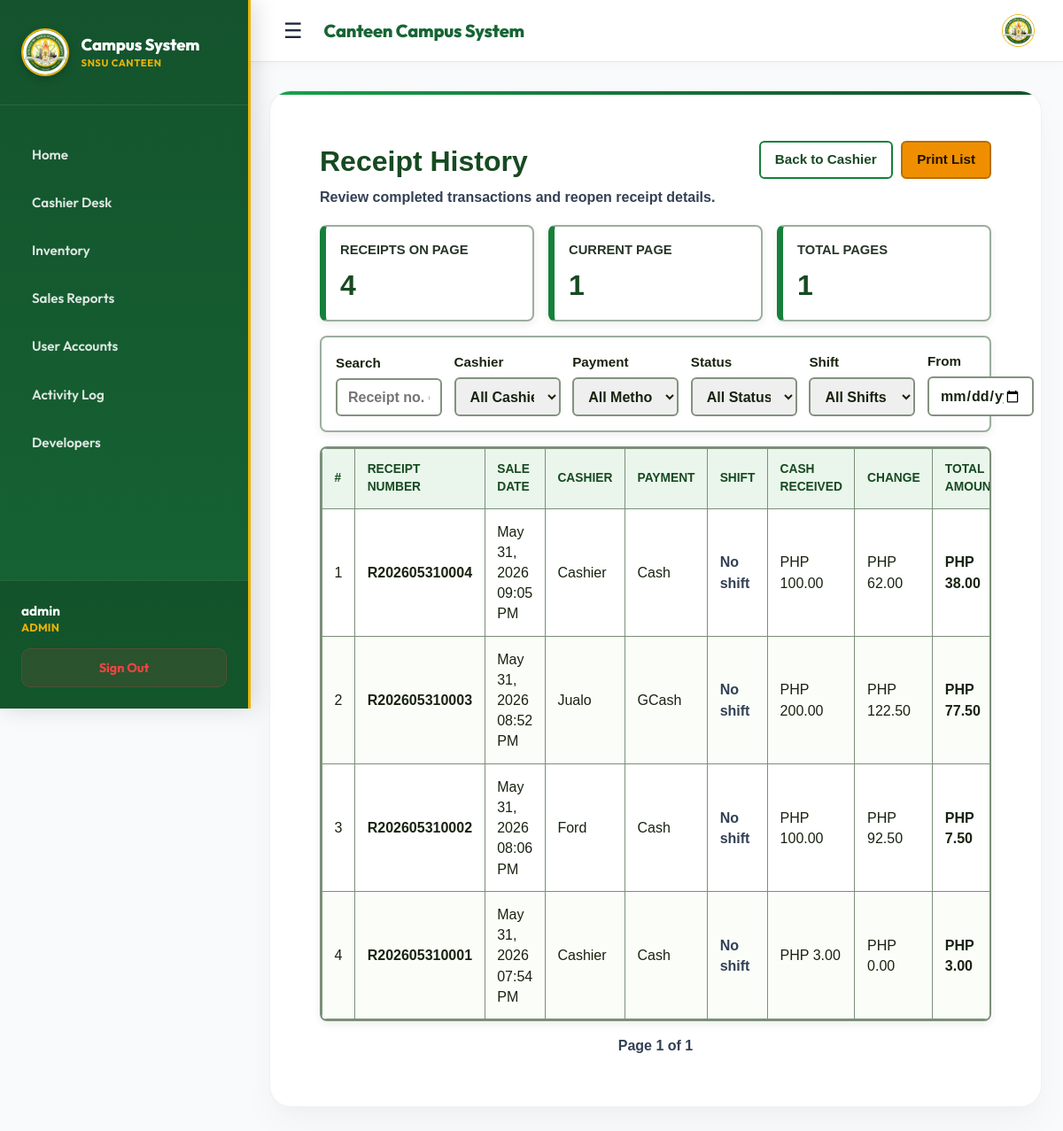
The page /cashier/receipt-history/ (signed in) on the database its author committed.
### cashier/models.py (models this page shows, shortened)
class Receipt(models.Model):
    sale = models.OneToOneField(Sale, on_delete=models.CASCADE, related_name='receipt')
    receipt_number = models.CharField(max_length=20, unique=True)
    cashier_name = models.CharField(max_length=100, default='Cashier')
    payment_method = models.CharField(max_length=50, default='Cash')
    cash_received = models.DecimalField(max_digits=10, decimal_places=2, default=0)
    change_amount = models.DecimalField(max_digits=10, decimal_places=2, default=0)
    created_at = models.DateTimeField(auto_now_add=True)

class Sale(models.Model):
    created_at = models.DateTimeField(auto_now_add=True)
    total_amount = models.DecimalField(max_digits=10, decimal_places=2)
    is_voided = models.BooleanField(default=False)
    void_reason = models.CharField(max_length=255, blank=True)
    voided_at = models.DateTimeField(null=True, blank=True)
    voided_by = models.ForeignKey(
        settings.AUTH_USER_MODEL,
        on_delete=models.SET_NULL,
        null=True,
        blank=True,
        related_name='voided_sales',
    )
    shift = models.ForeignKey(
        CashierShift,
        on_delete=models.SET_NULL,
        null=True,
        blank=True,
        related_name='sales',
    )

### accounts/decorators.py (the view, shortened to what this page needs)
    def _wrapped_view(request, *args, **kwargs):
        if not request.user.is_authenticated:
            return redirect(f'/accounts/login/?next={request.path}')
        role = 'cashier'
        if hasattr(request.user, 'profile'):
            role = request.user.profile.role
        return view_func(request, *args, **kwargs)

### inventory/context_processors.py (called while the page is built)
def stock_alerts(request):
    if not getattr(request, 'user', None) or not request.user.is_authenticated:
        return {}
    low_stock_count = InventoryItem.objects.filter(
        quantity_in_stock__lte=F('minimum_stock_level'),
        quantity_in_stock__gt=0,
    ).count()
    out_of_stock_count = InventoryItem.objects.filter(quantity_in_stock=0).count()
    return {
        'global_low_stock_count': low_stock_count,
        'global_out_of_stock_count': out_of_stock_count,
        'global_stock_alert_count': low_stock_count + out_of_stock_count,
    }

### cashier/templates/cashier/receipt_history.html (shortened to what this page needs)
{% extends 'base.html' %}
{% block content %}
<div class="inventory-page">
    <div class="inventory-header">
        <div>
            <h2 class="inventory-title">Receipt History</h2>
            <p class="inventory-subtitle">Review completed transactions and reopen receipt details.</p>
        </div>
        <div class="inventory-actions">
            <a href="{% url 'cashier' %}" class="btn btn-muted">Back to Cashier</a>
            <button type="button" class="btn btn-primary" onclick="window.print()">Print List</button>
        </div>
    </div>
    <div class="summary-row receipt-summary">
        <div class="summary-card">
            <div class="summary-label">Receipts on Page</div>
            <div class="summary-value">{{ page_obj.object_list|length }}</div>
        </div>
        <div class="summary-card">
            <div class="summary-label">Current Page</div>
            <div class="summary-value">{{ page_obj.number }}</div>
        </div>
        <div class="summary-card">
            <div class="summary-label">Total Pages</div>
            <div class="summary-value">{{ page_obj.paginator.num_pages }}</div>
        </div>
    </div>
    <div class="filter-panel screen-only">
        <form method="get" class="receipt-filter-form">
            <div class="filter-field">
                <label for="search">Search</label>
                <input id="search" type="text" name="search" value="{{ search_query }}" placeholder="Receipt no. or cashier">
            </div>
            <div class="filter-field">
                <label for="cashier">Cashier</label>
                <select id="cashier" name="cashier">
                    <option value="">All Cashiers</option>
                </select>
            </div>
            <div class="filter-field">
                <label for="payment_method">Payment</label>
                <select id="payment_method" name="payment_method">
                    <option value="">All Methods</option>
                </select>
            </div>
            <div class="filter-field">
                <label for="status">Status</label>
                <select id="status" name="status">
                    <option value="">All Statuses</option>
                </select>
            </div>
            <div class="filter-field">
                <label for="shift">Shift</label>
                <select id="shift" name="shift">
                    <option value="">All Shifts</option>
                </select>
            </div>
            <div class="filter-field">
                <label for="date_from">From</label>
                <input id="date_from" type="date" name="date_from" value="{{ date_from }}">
            </div>
        </form>
    </div>
    <div class="inventory-table-wrap">
        <table class="inventory-table receipt-history-table">
            <thead>
                <tr>
                    <th>#</th>
                    <th>Receipt Number</th>
                    <th>Sale Date</th>
                    <th>Cashier</th>
                    <th>Payment</th>
                    <th>Shift</th>
                    <th>Cash Received</th>
                    <th>Change</th>
                    <th>Total Amount</th>
                </tr>
            </thead>
            <tbody>
                {% for receipt in page_obj.object_list %}
                    <tr class="{% if receipt.sale.is_voided %}voided-row{% endif %}">
                        <td>{{ forloop.counter0|add:page_obj.start_index }}</td>
                        <td><strong>{{ receipt.receipt_number }}</strong></td>
                        <td>{{ receipt.created_at|date:"M d, Y h:i A" }}</td>
                        <td>{{ receipt.cashier_name }}</td>
                        <td>{{ receipt.payment_method }}</td>
                        <td>
                            {% if receipt.sale.shift %}
                                {{ receipt.sale.shift.cashier_name }}<br>
                                <span class="muted">{{ receipt.sale.shift.started_at|date:"M d, h:i A" }}</span>
                            {% else %}
                                <span class="muted">No shift</span>
                            {% endif %}
                        </td>
                        <td>PHP {{ receipt.cash_received|floatformat:2 }}</td>
                        <td>PHP {{ receipt.change_amount|floatformat:2 }}</td>
                        <td class="strong-value">PHP {{ receipt.sale.total_amount|floatformat:2 }}</td>
                    </tr>
                {% empty %}
                    <tr>
                        <td colspan="12" class="empty-state">No receipts found.</td>
                    </tr>
                {% endfor %}
            </tbody>
        </table>
    </div>
    <div class="receipt-pagination screen-only">
        <span>Page {{ page_obj.number }} of {{ page_obj.paginator.num_pages }}</span>
    </div>
</div>
{% endblock %}

### templates/base.html (shortened to what this page needs)
{% load static %}
<!DOCTYPE html>
<html>
<head>
</head>
<body>
    <div class="app-layout">
        {% if user.is_authenticated %}
        <aside class="app-sidebar" id="appSidebar">
            <div class="sidebar-brand">
                <img src="{% static 'core/images/snsu_logo.jpg' %}" alt="SNSU Logo" class="sidebar-logo">
                <div>
                    <div class="sidebar-brand-name">Campus System</div>
                    <div class="sidebar-brand-tagline">SNSU Canteen</div>
                </div>
            </div>
            <nav class="sidebar-menu">
                <a href="/" class="sidebar-link" id="link-home">
                    Home
                </a>
                {% if user.is_staff or user.is_superuser or user.profile.role == 'admin' %}
                <a href="/cashier/" class="sidebar-link" id="link-cashier">
                    Cashier Desk
                </a>
                <a href="/inventory/" class="sidebar-link" id="link-inventory">
                    Inventory
                </a>
                <a href="/cashier/reports/history/" class="sidebar-link" id="link-reports">
                    Sales Reports
                </a>
                <a href="/accounts/manage/" class="sidebar-link" id="link-users">
                    User Accounts
                </a>
                <a href="/activity/" class="sidebar-link" id="link-activity">
                    Activity Log
                </a>
                {% else %}
                <a href="/cashier/" class="sidebar-link" id="link-cashier">
                    Cashier Desk
                </a>
                {% endif %}
                <a href="/developers/" class="sidebar-link" id="link-developers">
                    Developers
                </a>
            </nav>
            <div class="sidebar-footer">
                <div class="sidebar-user">
                    <span class="sidebar-username">{{ user.username }}</span>
                    <span class="sidebar-role">{% if user.is_staff or user.is_superuser or user.profile.role == 'admin' %}Admin{% elif user.profile.role == 'monitor' %}Monitor{% else %}Cashier{% endif %}</span>
                </div>
                <a href="{% url 'logout' %}" class="sidebar-logout-btn">
                    Sign Out
                </a>
            </div>
        </aside>
        {% endif %}
        <div class="main-layout-container" style="{% if not user.is_authenticated %}margin-left: 0; background: #eef5ef;{% endif %}">
            {% if user.is_authenticated %}
            <header class="app-top-bar screen-only">
                <button type="button" class="sidebar-toggle" onclick="toggleSidebar()">
                    ☰
                </button>
                <div class="top-bar-title">Canteen Campus System</div>
                <img src="{% static 'core/images/snsu_logo.jpg' %}" alt="SNSU Logo" style="width: 35px; height: 35px; border-radius: 50%; object-fit: cover; border: 1.5px solid #eab308; margin-left: auto;">
            </header>
            {% endif %}
            <main style="{% if not user.is_authenticated %}max-width: 500px; padding: 2rem 1.5rem;{% endif %}">
                {% block page_shell_start %}<div class="page-shell">{% endblock %}
                    {% block content %}
                    {% endblock %}
                {% block page_shell_end %}</div>{% endblock %}
            </main>
        </div>
    </div>
</body>
</html>

### templates/base.html (style rules this page uses)
body { margin: 0; background: #f8fafc; color: #1e293b; font-family: 'Outfit', sans-serif; min-height: 100vh; }
main { max-width: 1280px; margin: 0 auto; padding: 2rem 1.5rem 3rem; width: 100%; box-sizing: border-box; }
.app-layout { display: flex; min-height: 100vh; min-width: 0; width: 100%; position: relative; }
.app-sidebar { width: 280px; height: 100vh; background: linear-gradient(180deg, #14532d 0%, #166534 100%); color: #ffffff; position: fixed; top: 0; left: 0; display: flex; flex-direction: column; z-index: 100; transition: transform 0.3s cubic-bezier(0.4, 0, 0.2, 1); box-shadow: 4px 0 25px rgba(0,0,0,0.15); border-right: 3px solid #eab308; }
.main-layout-container { flex-grow: 1; margin-left: 280px; transition: margin-left 0.3s cubic-bezier(0.4, 0, 0.2, 1); display: flex; flex-direction: column; min-height: 100vh; min-width: 0; width: 100%; }
.sidebar-brand { padding: 2rem 1.5rem; display: flex; align-items: center; gap: 0.85rem; border-bottom: 1px solid rgba(255,255,255,0.1); }
.sidebar-logo { width: 50px; height: 50px; border-radius: 50%; object-fit: cover; border: 2px solid #eab308; box-shadow: 0 4px 8px rgba(0,0,0,0.2); }
.sidebar-brand-name { font-size: 1.15rem; font-weight: 800; color: #ffffff; line-height: 1.2; letter-spacing: -0.01em; }
.sidebar-brand-tagline { font-size: 0.7rem; color: #eab308; font-weight: 700; text-transform: uppercase; letter-spacing: 0.05em; margin-top: 0.15rem; }
.sidebar-menu { flex-grow: 1; padding: 2rem 1rem; display: flex; flex-direction: column; gap: 0.5rem; overflow-y: auto; }
.sidebar-link { display: flex; align-items: center; gap: 1rem; color: rgba(255,255,255,0.85); text-decoration: none; font-weight: 600; padding: 0.85rem 1.25rem; border-radius: 12px; transition: all 0.25s ease; font-size: 0.95rem; }
.sidebar-footer { padding: 1.5rem; background: rgba(0,0,0,0.15); border-top: 1px solid rgba(255,255,255,0.1); display: flex; flex-direction: column; gap: 1rem; }
.sidebar-user { display: flex; flex-direction: column; }
.sidebar-username { font-weight: 700; font-size: 0.95rem; color: #ffffff; }
.sidebar-role { font-size: 0.78rem; color: #eab308; font-weight: 700; text-transform: uppercase; margin-top: 0.15rem; letter-spacing: 0.02em; }
.sidebar-logout-btn { display: flex; align-items: center; justify-content: center; gap: 0.5rem; background: rgba(239, 68, 68, 0.1); color: #ef4444; border: 1px solid rgba(239, 68, 68, 0.2); font-weight: 700; padding: 0.75rem; border-radius: 10px; text-decoration: none; text-align: center; transition: all 0.25s ease; font-size: 0.9rem; }
.app-top-bar { height: 70px; background: #ffffff; border-bottom: 1px solid #e2e8f0; display: flex; align-items: center; padding: 0 2rem; position: sticky; top: 0; z-index: 80; box-shadow: 0 4px 12px rgba(0,0,0,0.02); box-sizing: border-box; }
.sidebar-toggle { background: none; border: none; color: #1e293b; font-size: 1.5rem; cursor: pointer; padding: 0.5rem; display: flex; align-items: center; justify-content: center; border-radius: 8px; transition: background-color 0.2s; }
.top-bar-title { font-size: 1.25rem; font-weight: 800; color: #166534; margin-left: 1rem; letter-spacing: -0.01em; }
.page-shell { background: rgba(255, 255, 255, 0.95); backdrop-filter: blur(20px); border-radius: 24px; box-shadow: 0 20px 40px rgba(0, 0, 0, 0.03), 0 8px 16px rgba(0, 0, 0, 0.02), inset 0 1px 0 rgba(255, 255, 255, 0.8); padding: 2.5rem; border: 1px solid rgba(229, 231, 235, 0.6); position: relative; overflow: hidden; box-sizing: border-box; }
.page-shell::before { content: ''; position: absolute; top: 0; left: 0; right: 0; height: 4px; background: linear-gradient(90deg, #16a34a, #15803d, #166534, #14532d); border-radius: 24px 24px 0 0; }
.btn-primary { background: linear-gradient(135deg, #3b82f6 0%, #1d4ed8 100%); color: #fff; }

### cashier/templates/cashier/receipt_history.html (style rules this page uses)
.receipt-summary { grid-template-columns: repeat(3, minmax(0, 1fr)); }
.receipt-pagination { align-items: center; color: #334155; display: flex; font-weight: 800; gap: 0.75rem; justify-content: center; margin-top: 1rem; }
.receipt-filter-form { align-items: end; display: grid; gap: 0.85rem; grid-template-columns: repeat(9, minmax(120px, 1fr)) auto auto; }

### rows shown on the page
Receipt: receipt_number "R202605310004", created_at "May 31, 2026 09:05 PM", cashier_name "Cashier", payment_method "Cash", shows "No shift", cash_received "100.00", change_amount "62.00", sale.total_amount "38.00"
Receipt: receipt_number "R202605310003", created_at "May 31, 2026 08:52 PM", cashier_name "Jualo", payment_method "GCash", shows "No shift", cash_received "200.00", change_amount "122.50", sale.total_amount "77.50"
Receipt: receipt_number "R202605310002", created_at "May 31, 2026 08:06 PM", cashier_name "Ford", payment_method "Cash", shows "No shift", cash_received "100.00", change_amount "92.50", sale.total_amount "7.50"
Receipt: receipt_number "R202605310001", created_at "May 31, 2026 07:54 PM", cashier_name "Cashier", payment_method "Cash", shows "No shift", cash_received "3.00", change_amount "0.00", sale.total_amount "3.00"

### other values the page prints
{{ user.username }} "admin"
{{ page_obj.object_list|length }} "4"
{{ page_obj.number }} "1"
{{ page_obj.paginator.num_pages }} "1"
